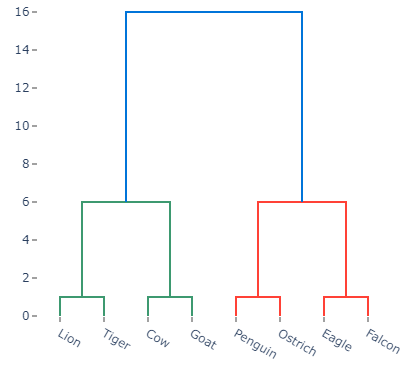

Python code for this plot:
import plotly.figure_factory as ff
import numpy as np

import plotly.io as pio
pio.renderers.default='browser'

X = [[3, 0], [4, 0], [8, 0], [9, 0], [13, 0], [14, 0], [18, 0], [19, 0]]
X = np.array(X)
#print(X)
names = ['Lion', 'Tiger', 'Cow', 'Goat', 'Penguin', 'Ostrich', 'Eagle', 'Falcon']
fig = ff.create_dendrogram(X, labels=names)
fig.update_layout(width=600, height=500, paper_bgcolor='rgba(0,0,0,0)', plot_bgcolor='rgba(0,0,0,0)')
fig.update_xaxes(range=[0, 100])
fig.show()
